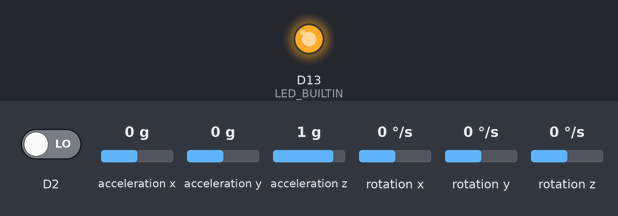
This sketch was run on a simulated Arduino Nano 33 IoT. Shown: output pins drawn as LEDs (lit = HIGH). The test bench sets the inputs (shaded band); at power-on: D2 LOW, acceleration x 0 g, acceleration y 0 g, acceleration z 1 g, rotation x 0 °/s, rotation y 0 °/s, rotation z 0 °/s. Nothing arrives over Bluetooth unless stated; a phone connects over Bluetooth LE 3 s after start; what the sketch prints to the serial monitor is not drawn.

Above: at 0.05 s.
At 2.75 s:
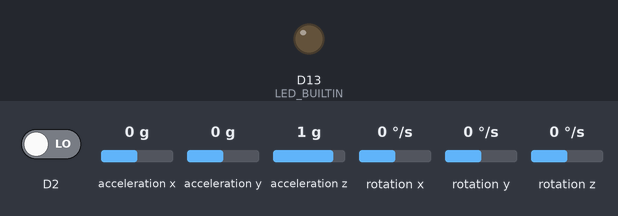
Timing chart, 0 to 3.0 s (numbered marks = the images above):
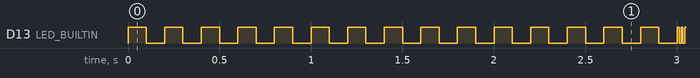

Measured:
- by itself, D13 (LED_BUILTIN): goes 15 × (HIGH 0.10 s, LOW 0.10 s), 3981 × (HIGH 0.01 s, LOW 0.01 s), HIGH 0.01 s, then LOW

The sketch:

bluetoothWorkingFeb16SingleChar.ino
```cpp
#include <Arduino_LSM6DS3.h>
#include <ArduinoBLE.h>

BLEService imuService("19B10000-E8F2-537E-4F6C-D104768A1214");

BLECharacteristic imuDataCharacteristic("19B10001-E8F2-537E-4F6C-D104768A1214", BLERead | BLENotify, 15);

void setup() {
  if (!IMU.begin()) {
    Serial.println("Failed to initialize IMU!");
    while (1);
  }

  if (!BLE.begin()) {
    Serial.println("Starting BLE failed!");
    while (1);
  }

  BLE.setLocalName("IMU");
  BLE.setAdvertisedService(imuService);

  imuService.addCharacteristic(imuDataCharacteristic);

  BLE.addService(imuService);

  imuDataCharacteristic.writeValue((byte)0);

  BLE.advertise();

  pinMode(LED_BUILTIN, OUTPUT);
}

void loop() {
  static bool connected = false;

  if (BLE.connected()) {
    if (!connected) {
      connected = true;
      Serial.println("Connected to central");
    }

    float accelData[3];
    float gyroData[3];
    bool buttonState = digitalRead(2);

    IMU.readAcceleration(accelData[0], accelData[1], accelData[2]);
    IMU.readGyroscope(gyroData[0], gyroData[1], gyroData[2]);

    byte imuData[15];

    for (int i = 0; i < 3; i++) {
      int accelValue = accelData[i] * 1000;
      imuData[i * 2] = accelValue >> 8;
      imuData[i * 2 + 1] = accelValue & 0xFF;

      int gyroValue = gyroData[i] * 1000;
      imuData[(i + 3) * 2] = gyroValue >> 8;
      imuData[(i + 3) * 2 + 1] = gyroValue & 0xFF;
    }

    imuData[12] = buttonState;

    unsigned long currentMillis = millis();
    for (int i = 0; i < 4; i++) {
      imuData[(i + 13)] = (byte)(currentMillis >> (i * 8));
    }

    imuDataCharacteristic.writeValue(imuData, 15);

    digitalWrite(LED_BUILTIN, HIGH);  // Turn on the onboard LED
    delay(10);  // Wait for 10 milliseconds
    digitalWrite(LED_BUILTIN, LOW);  // Turn off the onboard LED
    delay(10);

  } else {
    if (connected) {
      connected = false;
      Serial.println("Disconnected from central");
    }

    BLE.advertise();
    digitalWrite(LED_BUILTIN, HIGH);  // Turn on the onboard LED
    delay(100);  // Wait for 100 milliseconds
    digitalWrite(LED_BUILTIN, LOW);  // Turn off the onboard LED
    delay(100);  // Wait for 100 milliseconds
  }
}
```
